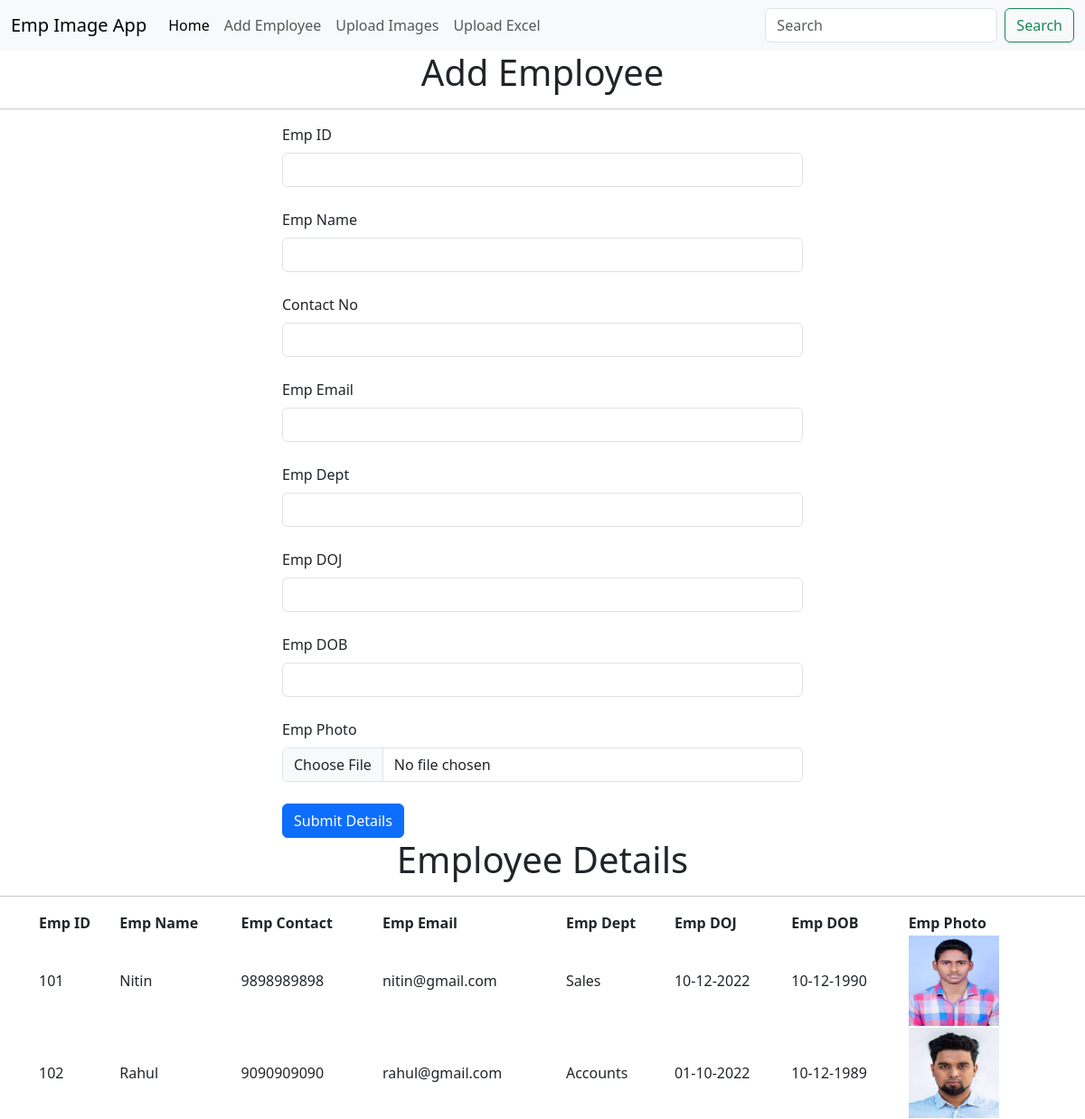
Page /addemployee on the committed database.
### imageapp/models.py (models this page shows, shortened)
class Employee(models.Model):
    empid = models.IntegerField()
    name = models.CharField(max_length=100)
    contact = models.CharField(max_length=100)
    email = models.CharField(max_length=100)
    dept = models.CharField(max_length=100)
    doj = models.CharField(max_length=100)
    dob = models.CharField(max_length=100)
    empphoto = models.FileField(upload_to='empphoto')
    @property
    def get_photo_url(self):
        if self.empphoto and hasattr(self.empphoto,'url'):
            return self.empphoto.url
        else:
            return '/empphoto/noimg.jpg'

### imageapp/views.py (the view)
# urls.py: path('addemployee', views.addEmployee, name="addEmployee"),
def addEmployee(request):
    if request.method =="POST":
        empid = request.POST['empid']
        name=request.POST['name']
        contact = request.POST['contact']
        email = request.POST['email']
        dept = request.POST['dept']
        doj = request.POST['doj']
        dob = request.POST['dob']
        empphoto = request.FILES['empphoto']
        empdetails = Employee(empid=empid, name=name, contact=contact, email=email, dept=dept, doj=doj, dob=dob, empphoto=empphoto)
        empdetails.save()
        return redirect('/addemployee')
    else:
        emp_details = Employee.objects.all()
        context = {'emp_details':emp_details}
        return render(request, 'addemployee.html', context)

### templates/addemployee.html (shortened to what this page needs)
{% extends 'base.html' %}
{% block content %}
<h1 class="text-center">Add Employee</h1>
<hr>
<div class="container" style="width:50%;">
    <form action="/addemployee" method="POST" enctype="multipart/form-data">
        <label for="empid" class="form-label">Emp ID</label>
        <input type="text" class="form-control" name="empid"><br>
        <label for="name" class="form-label">Emp Name</label>
        <input type="text" class="form-control" name="name"><br>
        <label for="contact" class="form-label">Contact No</label>
        <input type="text" class="form-control" name="contact"><br>
        <label for="email" class="form-label">Emp Email</label>
        <input type="text" class="form-control" name="email"><br>
        <label for="dept" class="form-label">Emp Dept</label>
        <input type="text" class="form-control" name="dept"><br>
        <label for="doj" class="form-label">Emp DOJ</label>
        <input type="text" class="form-control" name="doj"><br>
        <label for="dob" class="form-label">Emp DOB</label>
        <input type="text" class="form-control" name="dob"><br>
        <label for="empphoto" class="form-label">Emp Photo</label>
        <input type="file" class="form-control" name="empphoto"><br>
        <button type="submit" class="btn btn-primary">Submit Details</button>
    </form>
</div>
<h1 class="text-center">Employee Details</h1>
<hr>
<div class="container">
    <table style="width:100%", id="tabl">
        <tr>
            <th>Emp ID</th>
            <th>Emp Name</th>
            <th>Emp Contact</th>
            <th>Emp Email</th>
            <th>Emp Dept</th>
            <th>Emp DOJ</th>
            <th>Emp DOB</th>
            <th>Emp Photo</th>
        </tr>
        {% for emp in emp_details %}
            <tr>
                <td>{{emp.empid}}</td>
                <td>{{emp.name}}</td>
                <td>{{emp.contact}}</td>
                <td>{{emp.email}}</td>
                <td>{{emp.dept}}</td>
                <td>{{emp.doj}}</td>
                <td>{{emp.dob}}</td>
                <td><img src="{{emp.get_photo_url}}" width="100px" height="100px"></td>
            </tr>
        {% endfor %}
    </table>
</div>
{% endblock content %}

### templates/base.html (shortened to what this page needs)
<!doctype html>
<html lang="en">
  <head>
    <link href="https://cdn.jsdelivr.net/npm/bootstrap@5.3.0-alpha1/dist/css/bootstrap.min.css" rel="stylesheet">
  </head>
  <body>
    <nav class="navbar navbar-expand-lg bg-body-tertiary">
        <div class="container-fluid">
          <a class="navbar-brand" href="/">Emp Image App</a>
          <div class="collapse navbar-collapse" id="navbarSupportedContent">
            <ul class="navbar-nav me-auto mb-2 mb-lg-0">
              <li class="nav-item">
                <a class="nav-link active" aria-current="page" href="/">Home</a>
              </li>
              <li class="nav-item">
                <a class="nav-link" href="addemployee">Add Employee</a>
              </li>
              <li class="nav-item">
                <a class="nav-link" href="addimage">Upload Images</a>
              </li>
              <li class="nav-item">
                <a class="nav-link" href="addexcel">Upload Excel</a>
              </li>
            </ul>
            <form class="d-flex" role="search">
              <input class="form-control me-2" type="search" placeholder="Search" aria-label="Search">
              <button class="btn btn-outline-success" type="submit">Search</button>
            </form>
          </div>
        </div>
      </nav>
    {% block content %}{% endblock content %}
  </body>
</html>

### rows in the picture
Employee: empid "101", name "Nitin", contact "9898989898", email "nitin@gmail.com", dept "Sales", doj "10-12-2022", dob "10-12-1990", get_photo_url (picture)
Employee: empid "102", name "Rahul", contact "9090909090", email "rahul@gmail.com", dept "Accounts", doj "01-10-2022", dob "10-12-1989", get_photo_url (picture)
